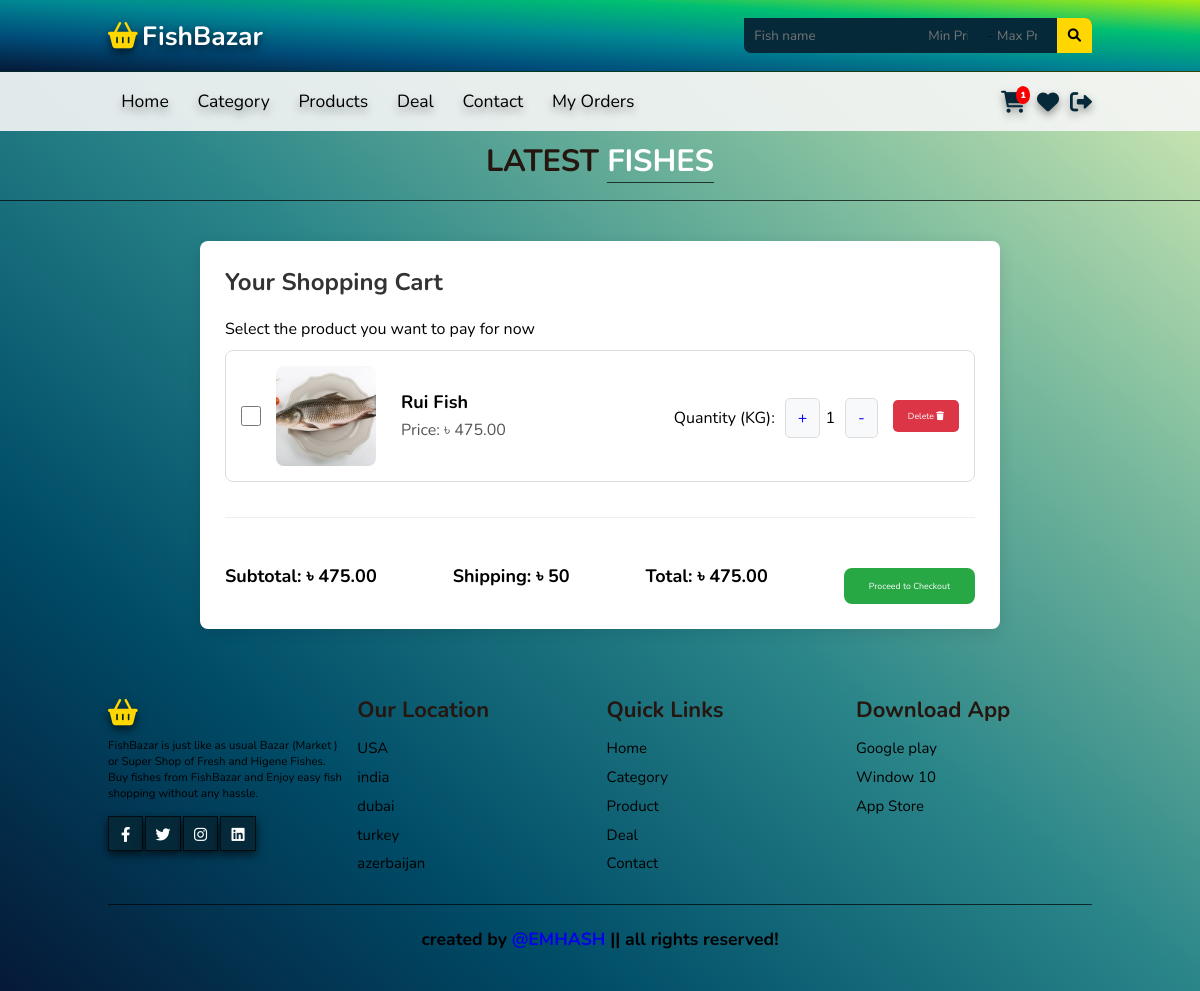
Screenshot of /cart/ (signed in) with the database file from the repository.
### users/models.py (models this page shows, shortened)
class User(AbstractBaseUser, PermissionsMixin):
    email = models.EmailField(unique=True, null=False)
    is_staff = models.BooleanField(
        gettext_lazy('I am staff'),
        default=False,
    help_text = gettext_lazy('If the user is admin stuff of this site then can see admin panel')
    )
    is_active = models.BooleanField(
        gettext_lazy('account active'),
        default=True,
        help_text=gettext_lazy('A user should be treated as active. Admin can unselect this instead of deleting accounts')
    )
    ROLE_CHOICES = (
        ('admin', 'Admin'),
        ('customer', 'Customer'),
    )
    role = models.CharField(
        max_length=20,
        choices=ROLE_CHOICES,
        default='admin',
    )
    USERNAME_FIELD = 'email'
    objects = MyCustomManager()

class CommonBaseModel(models.Model):
    uid = models.UUIDField(primary_key=True, default= uuid.uuid4, editable=False)
    created_at = models.DateTimeField(auto_now_add=True)
    updated_at = models.DateTimeField(auto_now=True)
    class Meta:
        abstract = True

class Profile(CommonBaseModel):
    user = models.OneToOneField(User, on_delete=models.CASCADE, related_name='profile')
    name= models.CharField( max_length=250)
    age = models.DateField(auto_now=False, auto_now_add=False, null=True)
    image = models.ImageField(upload_to="UserImages",default="default.jpg")
    details_filled = models.BooleanField(default=False)

### market/models.py (models this page shows, shortened)
class CommonBaseModel(models.Model):
    uid = models.UUIDField(primary_key=True, default= uuid.uuid4, editable=False)
    created_at = models.DateTimeField(auto_now_add=True)
    updated_at = models.DateTimeField(auto_now=True)
    class Meta:
        abstract = True

class CartItem(CommonBaseModel):
    user = models.ForeignKey(Profile, on_delete=models.CASCADE)
    fish = models.ForeignKey(Fish, on_delete=models.CASCADE)
    quantity = models.IntegerField(default=1)
    purchased = models.BooleanField(default=False)
    def subtotal(self):
        return self.fish.discounted_price() * self.quantity

class Fish(CommonBaseModel):
    name = models.CharField(max_length=100)
    image = models.ImageField(upload_to="Fishes")
    price = models.DecimalField(max_digits=10, decimal_places=2)
    category = models.ForeignKey(Category, on_delete=models.CASCADE)
    discount = models.DecimalField(max_digits=5, decimal_places=2, blank=True, null=True)
    def discounted_price(self):
        if self.discount:
            return self.price - self.discount
        else:
            return self.price

class Order(CommonBaseModel):
    user = models.ForeignKey(Profile, on_delete=models.CASCADE)
    ordered_items = models.ManyToManyField(CartItem)
    payment = models.BooleanField(default=False)
    payment_id = models.CharField( max_length=300, null=True,blank=True)
    order_id = models.UUIDField(default= uuid.uuid4)
    def get_total(self):
        total = 0
        for item in self.ordered_items.all():
            total += item.subtotal()
        return total

### market/views.py (the view, shortened to what this page needs)
# urls.py: path("cart/", views.cart, name="cart" ),
@login_required()
def cart(request):
    profile = request.user.profile # as it is one to one field
    cart_items = None
    if Order.objects.filter(user = request.user.profile, payment=False).exists():
        cart_items = CartItem.objects.filter(user = profile, purchased = False)
        ordered = Order.objects.filter(user = profile, payment = False)[0]
        context ={
            "cart":cart_items,
            "orders":ordered,
        }
        return render(request, "frontend/cart.html", context)
    else:
        print("You have no order.")
    return redirect("homepage")

### market/templatetags/common.py (called while the page is built)
@register.filter
def cart_data(profile):
    if profile:
        if Order.objects.filter(user = profile, payment=False).exists():
            carts = CartItem.objects.filter(user=profile, purchased = False)
        else:
            carts=None
        if carts:
            item = carts.count()
            return item
        else:
            return 0
    else:
        return 0

### templates/frontend/cart.html (shortened to what this page needs)
{% extends "frontend/base/base.html" %}
{% load static %}
{% block css %}
<link rel="stylesheet" href="{% static "css/cart.css" %}">
{% endblock css %}
{% block content %}
<h1 class="heading">latest <span>Fishes</span></h1>
<div class="cart-container">
  <h2 class="cart-title">Your Shopping Cart</h2>
  <div class="cart-items-wrapper">
    <div class="slect-product">
      <p>Select the product you want to pay for now</p>
    </div>
    <form id="FormId" method="POST" novalidate>
      {% for the_item in cart %}
      <div class="cart-item">
        <input type="checkbox" name="selected_items" value="{{ the_item.uid }}" id="id-{{ the_item.uid }}" class="cart-item-select">
        <img src="{{ the_item.fish.image.url }}" alt="Fish Image" class="cart-item-image">
        <div class="cart-item-details">
          <h3 class="cart-item-name">{{ the_item.fish.name }}</h3>
          <p class="cart-item-price">Price: <span class="item-price">&#2547; {{ the_item.subtotal }}</span></p>
        </div>
        <div class="quantiy">
          <p class="cart-item-quantity"> Quantity (KG):
            <a href="{% url 'cart_plus' the_item.uid %}" class="plus">+</a>
            {{ the_item.quantity }}
            <a href="{% url 'cart_minus' the_item.uid %}" class="minus">-</a>
          </p>
        </div>
        <a href="{% url 'delete_cart_product' the_item.uid %}" class="delete">Delete <i class="fas fa-trash"></i></a>
      </div>
      {% endfor %}
    </form>
  </div>
  <div class="cart-totals-wrapper">
    <div class="cart-subtotal">
      <span class="subtotal-label">Subtotal: &#2547; {{ orders.get_total }}</span>
    </div>
    <div class="cart-shipping-cost">
      <span class="shipping-cost-label">Shipping: &#2547; 50</span>
    </div>
    <div class="cart-total">
      <span class="total-label">Total: &#2547; {{ orders.get_total }}</span>
    </div>
    <a id="buttonId" class="cart-checkout-btn">Proceed to Checkout</a>
  </div>
</div>
{% endblock content %}

### templates/frontend/base/base.html (shortened to what this page needs)
{% load common %}
{% load static %}
<!DOCTYPE html>
<html lang="en">
  <head>
    <link rel="stylesheet" href="https://cdnjs.cloudflare.com/ajax/libs/font-awesome/6.0.0-beta3/css/all.min.css">
    <link rel="stylesheet" href="{% static "css/style.css" %}">
    <link rel="stylesheet" href="{% static "css/alert.css" %}">
    {% block css %}{% endblock css %}
  </head>
  <body>
    <header>
      <div class="header1">
        <a href="#" class="logo"><i class="fas fa-shopping-basket"></i>FishBazar</a>
        <form action="/products/?" >
          <div class="search-local">
            <input class="input1" name = "name" type="text" placeholder="Fish name">
            <input class="input2"  type="number" name="price_min"  placeholder="Min Price"><span>-</span>
            <input class="input2" type="number" name="price_max" placeholder="Max Price">
            <button type="submit">
              <i class="fas fa-search"> </i>
            </button>
          </div>
        </form>
      </div>
      <div class="header2">
        <nav class="navbar">
          <a href="{% url "homepage" %}">Home</a>
          <a href="#category">Category</a>
          <a href="{% url "products" %}">Products</a>
          <a href="#deal">Deal</a>
          <a href="#contact">Contact</a>
          <a href="{% url "my_orders" %}">My Orders</a>
        </nav>
        <div class="icons">
          {% if user.is_authenticated %}
          <a href="{% url "cart" %}" class="fas fa-shopping-cart"><span>{{ request.user.profile | cart_data }}</span></a>
          <a href="#" class="fas fa-heart">{% if fav_item %}<span>{{fav_item}}</span>{% endif %}</a>
          <a href="{% url "logout_view" %}" class="fas fa-sign-out-alt"></a>
          {% else %}
          <a href="{% url "cart" %}" class="fas fa-shopping-cart"><span></span></a>
          <a href="#" class="fas fa-heart">{% if fav_item %}<span>{{fav_item}}</span>{% endif %}</a>
          <a href="{% url "loginpage" %}" class="fas fa-user-circle"></a>
          {% endif %}
        </div>
      </div>
    </header>
    {% block content %}{% endblock content %}
    <section class="footer">
      <div class="box-container">
        <div class="box">
          <a href="" class="logo"><i class="fas fa-shopping-basket"></i></a>
          <p>
            FishBazar is just like as usual Bazar (Market ) or Super Shop of Fresh and Higene Fishes.
            Buy fishes from FishBazar and Enjoy easy fish shopping without any hassle.
          </p>
          <div class="share">
            <a href="#" class="btn fab fa-facebook-f"></a>
            <a href="#" class="btn fab fa-twitter"></a>
            <a href="#" class="btn fab fa-instagram"></a>
            <a href="#" class="btn fab fa-linkedin"></a>
          </div>
        </div>
        <div class="box">
          <h3>Our Location</h3>
          <div class="links">
            <a href="#">USA</a>
            <a href="#">india</a>
            <a href="#">dubai</a>
            <a href="#">turkey</a>
            <a href="#">azerbaijan</a>
          </div>
        </div>
        <div class="box">
          <h3>Quick Links</h3>
          <div class="links">
            <a href="#">Home</a>
            <a href="#">Category</a>
            <a href="#">Product</a>
            <a href="#">Deal</a>
            <a href="#">Contact</a>
          </div>
        </div>
        <div class="box">
          <h3>Download App</h3>
          <div class="links">
            <a href="#">Google play</a>
            <a href="#">Window 10</a>
            <a href="#">App Store</a>
          </div>
        </div>
      </div>
      <h1 class="credit"> created by <a class="nav-link" href="https://ashiq.my.id/"> @EMHASH </a> || all rights reserved! </h1>
    </section>
  </body>
</html>

### static/css/style.css (style rules this page uses)
:root { --green:#c4f3d8; --black:#251610; --darkgreen:#06293a; }
body { background: var(--green); background-image: linear-gradient(to right top, #051937, #004d68, #2a8589, #7dbc9e, #def0b6); }
* { font-family: 'Nunito', sans-serif; margin: 0; padding: 0; box-sizing: border-box; outline: none; border: none; text-decoration: none; transition: all .2s linear; }
html { font-size: 62.5%; overflow-x: hidden; scroll-padding-top: 6.5rem; scroll-behavior: smooth; }
section { padding: 2rem 9%; }
.search-local { background-color: var(--darkgreen); padding-left: 10px; border-bottom-left-radius: 7px; border-top-right-radius: 7.5px; display: flex; height: 35px; align-items: center; }
.search-local input { color: #fff; background-color: var(--darkgreen); height: 20px; }
.search-local button { background-color: gold; border-top-right-radius: 7px; height: 35px; width: 35px; cursor: pointer; }
.search-local input[type="number"] { width: 55px; height: 20px; margin: 5px; }
.btn { display:inline-block; margin-top:1rem; background: var(--darkgreen); color: #fff; padding: .8rem 3rem; font-size:1.7rem; text-align:center; cursor: pointer; box-shadow: 0 0.5rem 1rem rgba(0,0,0,0.7); border:0.1rem solid rgba(0,0,0,0.7); }
.heading { text-align: center; color: var(--black); text-transform: uppercase; padding:1rem; font-size: 3.5rem; padding-bottom:2rem; border-bottom: 0.1rem solid rgba(0,0,0,0.7); }
.heading span { color: #ffffff; text-transform: uppercase; border-bottom: 0.1rem solid rgba(0,0,0,0.7); }
.header1 { background-image: linear-gradient(to right top, #051937, #004d7a, #008793, #00bf72, #a8eb12); display:flex; align-items: center; justify-content: space-between; padding:2rem 9%; border-bottom: 0.1rem solid rgba(0,0,0,0.7); }
.logo { color: #ffffff; font-weight: bold; font-size: 3rem; text-shadow: 0 0.5rem 1rem rgba(0, 0, 0, 0.7); }
.logo i { padding-right: .5rem; color: gold; text-shadow: 0 0.5rem 1rem rgba(0, 0, 0, 0.7); }
.header2 { background:rgba(245, 245, 245, 0.904); display: flex; align-items: center; justify-content:space-between; padding:2rem 9%; position: relative; }
.header2 .navbar a { padding:.5rem 1.5rem; font-size: 2rem; border-radius: .5rem; color: black; text-shadow: 0 0.5rem 1rem rgba(0, 0, 0, 0.4); }
.header2 .icons { position: relative; }
.header2 .icons a { font-size: 2.5rem; color: var(--darkgreen); padding-left: 1rem; text-shadow: 0 0.5rem 1rem rgba(0, 0, 0, 0.4); position: relative; }
.header2 .icons span { position: absolute; top: -0.5rem; right: -0.5rem; background-color: red; color: white; border-radius: 50%; padding: 0.5rem; font-size: 1rem; }
.footer .box-container { display: flex; gap:1.5rem; flex-wrap: wrap; }
.footer .box-container .box { padding:1rem 0; flex: 1 1 25rem; }
.footer .box-container .box .share a { padding: 0; height:4rem; width: 4rem; line-height: 4rem; text-align: center; }
.footer .box-container .box h3 { font-size: 2.5rem; color: var(--black); }
.footer .box-container .box p { font-size: 1.3rem; color:#000; padding: .7rem 0; }
.footer .box-container .box .links { padding: 1rem 0; }
.footer .box-container .box .links a { display:block; padding: .5rem 0; font-size: 1.7rem; color: #000; }
.footer .credit { padding: 2.5rem 1rem; border-top:.1rem solid rgba(0,0,0,0.7); margin-top: 1rem; text-align:center; font-size: 2rem; }
@media (max-width:1200px) { html { font-size: 55%; } }

### rows the page displays
User: user.profile|cart_data "1"
CartItem: fish.image (picture), fish.name "Rui Fish", subtotal "475.00", quantity "1"
Order: get_total "475.00"
